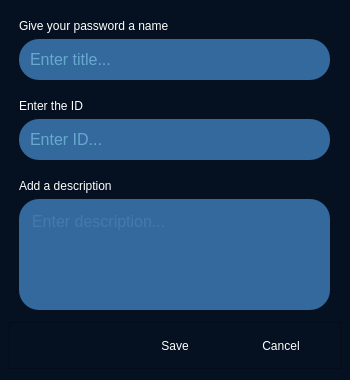
<?xml version="1.0" encoding="UTF-8"?>
<ui version="4.0">
 <class>save_pass_dialog2</class>
 <widget class="QDialog" name="save_pass_dialog2">
  <property name="enabled">
   <bool>true</bool>
  </property>
  <property name="geometry">
   <rect>
    <x>0</x>
    <y>0</y>
    <width>350</width>
    <height>380</height>
   </rect>
  </property>
  <property name="minimumSize">
   <size>
    <width>350</width>
    <height>380</height>
   </size>
  </property>
  <property name="maximumSize">
   <size>
    <width>350</width>
    <height>380</height>
   </size>
  </property>
  <property name="windowTitle">
   <string>Save password</string>
  </property>
  <property name="styleSheet">
   <string notr="true">background-color: rgb(5, 16, 32);</string>
  </property>
  <layout class="QVBoxLayout" name="verticalLayout">
   <property name="leftMargin">
    <number>9</number>
   </property>
   <property name="topMargin">
    <number>9</number>
   </property>
   <property name="rightMargin">
    <number>9</number>
   </property>
   <item>
    <widget class="QFrame" name="upperFrame">
     <property name="sizePolicy">
      <sizepolicy hsizetype="Preferred" vsizetype="Expanding">
       <horstretch>0</horstretch>
       <verstretch>0</verstretch>
      </sizepolicy>
     </property>
     <property name="minimumSize">
      <size>
       <width>0</width>
       <height>0</height>
      </size>
     </property>
     <property name="styleSheet">
      <string notr="true">border-radius: 20px;</string>
     </property>
     <property name="frameShape">
      <enum>QFrame::StyledPanel</enum>
     </property>
     <property name="frameShadow">
      <enum>QFrame::Raised</enum>
     </property>
     <widget class="QWidget" name="widget" native="true">
      <property name="geometry">
       <rect>
        <x>10</x>
        <y>10</y>
        <width>311</width>
        <height>61</height>
       </rect>
      </property>
      <property name="styleSheet">
       <string notr="true">background-color: rgba(255, 255, 255, 0);</string>
      </property>
      <layout class="QVBoxLayout" name="verticalLayout_4">
       <property name="leftMargin">
        <number>0</number>
       </property>
       <property name="topMargin">
        <number>0</number>
       </property>
       <property name="rightMargin">
        <number>0</number>
       </property>
       <property name="bottomMargin">
        <number>0</number>
       </property>
       <item alignment="Qt::AlignTop">
        <widget class="QLabel" name="nameLabel">
         <property name="styleSheet">
          <string notr="true">color: rgb(255, 255, 255);</string>
         </property>
         <property name="text">
          <string>Give your password a name</string>
         </property>
        </widget>
       </item>
       <item>
        <widget class="QFrame" name="nameFrame">
         <property name="sizePolicy">
          <sizepolicy hsizetype="Preferred" vsizetype="Expanding">
           <horstretch>0</horstretch>
           <verstretch>0</verstretch>
          </sizepolicy>
         </property>
         <property name="styleSheet">
          <string notr="true">QFrame{
	background-color: rgb(52, 105, 157);
}
</string>
         </property>
         <property name="frameShape">
          <enum>QFrame::StyledPanel</enum>
         </property>
         <property name="frameShadow">
          <enum>QFrame::Raised</enum>
         </property>
         <layout class="QVBoxLayout" name="verticalLayout_3">
          <item>
           <widget class="QLineEdit" name="lineEdit">
            <property name="font">
             <font>
              <pointsize>12</pointsize>
             </font>
            </property>
            <property name="styleSheet">
             <string notr="true">QLineEdit{
	color: rgba(153, 234, 255, 255);
	border: no-border;
}

QLineEdit[text=&quot;&quot;]{
	color: rgba(153, 234, 255, 70);
}</string>
            </property>
            <property name="placeholderText">
             <string>Enter title...</string>
            </property>
           </widget>
          </item>
         </layout>
        </widget>
       </item>
      </layout>
     </widget>
     <widget class="QWidget" name="widget_2" native="true">
      <property name="geometry">
       <rect>
        <x>10</x>
        <y>90</y>
        <width>311</width>
        <height>61</height>
       </rect>
      </property>
      <property name="styleSheet">
       <string notr="true">background-color: rgba(255, 255, 255, 0);</string>
      </property>
      <layout class="QVBoxLayout" name="verticalLayout_5">
       <property name="leftMargin">
        <number>0</number>
       </property>
       <property name="topMargin">
        <number>0</number>
       </property>
       <property name="rightMargin">
        <number>0</number>
       </property>
       <property name="bottomMargin">
        <number>0</number>
       </property>
       <item alignment="Qt::AlignTop">
        <widget class="QLabel" name="nameLabel_2">
         <property name="styleSheet">
          <string notr="true">color: rgb(255, 255, 255);</string>
         </property>
         <property name="text">
          <string>Enter the ID</string>
         </property>
        </widget>
       </item>
       <item>
        <widget class="QFrame" name="nameFrame_2">
         <property name="sizePolicy">
          <sizepolicy hsizetype="Preferred" vsizetype="Expanding">
           <horstretch>0</horstretch>
           <verstretch>0</verstretch>
          </sizepolicy>
         </property>
         <property name="styleSheet">
          <string notr="true">QFrame{
	background-color: rgb(52, 105, 157);
}</string>
         </property>
         <property name="frameShape">
          <enum>QFrame::StyledPanel</enum>
         </property>
         <property name="frameShadow">
          <enum>QFrame::Raised</enum>
         </property>
         <layout class="QVBoxLayout" name="verticalLayout_6">
          <item>
           <widget class="QLineEdit" name="lineEdit_2">
            <property name="font">
             <font>
              <pointsize>12</pointsize>
             </font>
            </property>
            <property name="styleSheet">
             <string notr="true">QLineEdit{
	color: rgba(153, 234, 255, 255);
	border: no-border;
}

QLineEdit[text=&quot;&quot;]{
	color: rgba(153, 234, 255, 70);
}</string>
            </property>
            <property name="placeholderText">
             <string>Enter ID...</string>
            </property>
           </widget>
          </item>
         </layout>
        </widget>
       </item>
      </layout>
     </widget>
     <widget class="QWidget" name="widget_3" native="true">
      <property name="geometry">
       <rect>
        <x>10</x>
        <y>170</y>
        <width>311</width>
        <height>131</height>
       </rect>
      </property>
      <layout class="QVBoxLayout" name="verticalLayout_7">
       <property name="leftMargin">
        <number>0</number>
       </property>
       <property name="topMargin">
        <number>0</number>
       </property>
       <property name="rightMargin">
        <number>0</number>
       </property>
       <property name="bottomMargin">
        <number>0</number>
       </property>
       <item alignment="Qt::AlignTop">
        <widget class="QLabel" name="descriptionLabel">
         <property name="styleSheet">
          <string notr="true">color: rgb(255, 255, 255);</string>
         </property>
         <property name="text">
          <string>Add a description</string>
         </property>
        </widget>
       </item>
       <item>
        <widget class="QFrame" name="descriptionFrame">
         <property name="sizePolicy">
          <sizepolicy hsizetype="Preferred" vsizetype="Expanding">
           <horstretch>0</horstretch>
           <verstretch>0</verstretch>
          </sizepolicy>
         </property>
         <property name="styleSheet">
          <string notr="true">QFrame{
	background-color: rgb(52, 105, 157);
}</string>
         </property>
         <property name="frameShape">
          <enum>QFrame::StyledPanel</enum>
         </property>
         <property name="frameShadow">
          <enum>QFrame::Raised</enum>
         </property>
         <layout class="QVBoxLayout" name="verticalLayout_2">
          <item>
           <widget class="QTextEdit" name="descriptionTextEdit">
            <property name="sizePolicy">
             <sizepolicy hsizetype="Expanding" vsizetype="Expanding">
              <horstretch>0</horstretch>
              <verstretch>0</verstretch>
             </sizepolicy>
            </property>
            <property name="font">
             <font>
              <pointsize>12</pointsize>
             </font>
            </property>
            <property name="styleSheet">
             <string notr="true">QTextEdit{
	color: rgba(153, 234, 255, 70);
}</string>
            </property>
            <property name="verticalScrollBarPolicy">
             <enum>Qt::ScrollBarAlwaysOff</enum>
            </property>
            <property name="horizontalScrollBarPolicy">
             <enum>Qt::ScrollBarAlwaysOff</enum>
            </property>
            <property name="sizeAdjustPolicy">
             <enum>QAbstractScrollArea::AdjustToContents</enum>
            </property>
            <property name="placeholderText">
             <string>Enter description...</string>
            </property>
           </widget>
          </item>
         </layout>
        </widget>
       </item>
      </layout>
     </widget>
    </widget>
   </item>
   <item alignment="Qt::AlignBottom">
    <widget class="QFrame" name="lowerFrame">
     <property name="styleSheet">
      <string notr="true"/>
     </property>
     <property name="frameShape">
      <enum>QFrame::StyledPanel</enum>
     </property>
     <property name="frameShadow">
      <enum>QFrame::Raised</enum>
     </property>
     <layout class="QHBoxLayout" name="horizontalLayout">
      <item>
       <spacer name="horizontalSpacer">
        <property name="orientation">
         <enum>Qt::Horizontal</enum>
        </property>
        <property name="sizeHint" stdset="0">
         <size>
          <width>147</width>
          <height>20</height>
         </size>
        </property>
       </spacer>
      </item>
      <item>
       <widget class="QPushButton" name="saveButton">
        <property name="minimumSize">
         <size>
          <width>100</width>
          <height>27</height>
         </size>
        </property>
        <property name="styleSheet">
         <string notr="true">QPushButton {
	border-radius: 10px;
    background-color: #051020;
	color: #fff;
}

QPushButton:hover {
    background-color: #3B77B3;
}

QPushButton:pressed{
	background-color: #34699D;
}</string>
        </property>
        <property name="text">
         <string>Save</string>
        </property>
       </widget>
      </item>
      <item>
       <widget class="QPushButton" name="cancelButton">
        <property name="minimumSize">
         <size>
          <width>100</width>
          <height>27</height>
         </size>
        </property>
        <property name="styleSheet">
         <string notr="true">QPushButton {
	border-radius: 10px;
    background-color: #051020;
	color: #fff;
}

QPushButton:hover {
    background-color: #3B77B3;
}

QPushButton:pressed{
	background-color: #34699D;
}</string>
        </property>
        <property name="text">
         <string>Cancel</string>
        </property>
       </widget>
      </item>
     </layout>
    </widget>
   </item>
  </layout>
 </widget>
 <resources/>
 <connections/>
</ui>
